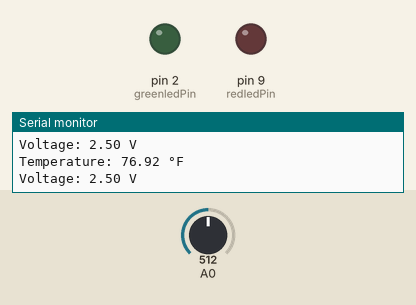
Bench run of a program on a simulated Arduino Uno, built with avr-gcc and run on an emulated ATmega328P. On the bench: output pins drawn as LEDs (lit = HIGH), the last lines printed to the serial monitor. Inputs (shaded band) come from the test bench; at power-on: A0 = 512.

Above: at 1.8 s.
1.9 s: A0 set to 442
3.4 s: A0 set to 418
At 5.1 s:
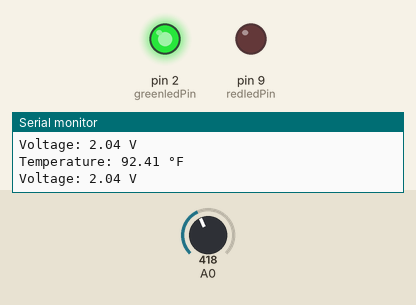
5.5 s: A0 set to 23
7.2 s: A0 set to 19
At 8.4 s:
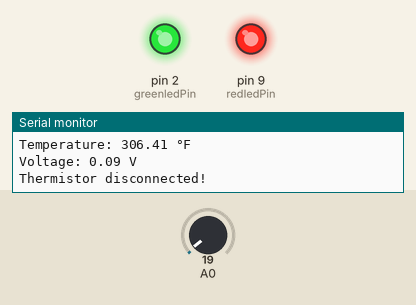
Timing chart, 0 to 10.2 s (numbered marks = the images above; inputs shaded):
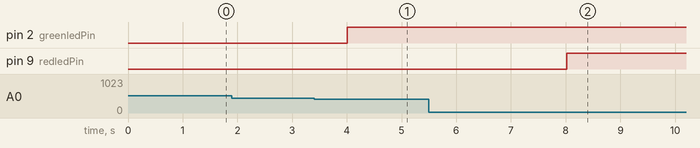

Measured:
- the behaviour switches between 433 and 432 on A0 (found by bisection; images 0 and 1)
- the behaviour switches between 21 and 20 on A0 (found by bisection; images 1 and 2)
- after the input at 3.4 s, pin 2 (greenledPin): LOW → HIGH after 0.61 s
- after the input at 7.2 s, pin 9 (redledPin): LOW → HIGH after 0.82 s

The program:

main.cpp
```cpp
#include <arduino.h>
#include <math.h>

//A0 setup
int analogValue = analogRead(A0);

//pin setup
const int greenledPin = 2;
const int redledPin = 9;          // LED output

//calculating voltage via A0
float voltage = analogValue * (5.0 / 1023.0);

// --- Constants ---
const float R_FIXED = 10000.0; // 10k resistor
const float BETA = 3950.0;     // Beta value of thermistor
const float T0 = 298.15;       // 25°C in Kelvin
const float R0 = 10000.0;      // Resistance at 25°C

// --- Temperature threshold (in °F) ---
const float THRESHOLD_F = 90.0;  // LED turns on above 86°F (~30°C)

void setup() {
  Serial.begin(9600);
  pinMode(greenledPin, OUTPUT);
  pinMode(redledPin, OUTPUT);
  Serial.println("THIS IS A TEST.`");
}

void loop() {
  int analogValue = analogRead(A0);
  float voltage = analogValue * (5.0 / 1023.0);

  // Calculate thermistor resistance
  float R_therm = R_FIXED * (voltage / (5.0 - voltage));


  // Convert resistance to temperature (Kelvin → Celsius → Fahrenheit)
  float tempK = 1.0 / (1.0/T0 + (1.0/BETA) * log(R_therm / R0));
  float tempC = tempK - 273.15;
  float tempF = (tempC * 9.0 / 5.0) + 32.0;

  // Print temperature
  Serial.print("Temperature: ");
  Serial.print(tempF);
  Serial.println(" °F");

  // Print temperature
  Serial.print("Voltage: ");
  Serial.print(voltage);
  Serial.println(" V");

// If voltage is nearly 0V or 5V, assume sensor is disconnected
  if (voltage < 0.1 || voltage > 4.9) {
    Serial.println("Thermistor disconnected!");
    digitalWrite(redledPin, HIGH);   // alert LED
    delay(5000);
    digitalWrite(redledPin, LOW);
  }

  // --- LED control ---
  if (tempF > THRESHOLD_F) {
    digitalWrite(greenledPin, HIGH);  // Turn LED on
  } else {
    digitalWrite(greenledPin, LOW);   // Turn LED off
  }

  delay(1000);  // update every 1 second

  /*
  if (sensorValue < 10) { //if the A0 value is basically 0, turn on the red LED
    digitalWrite(redledPin, HIGH);
  } else {
    digitalWrite(redledPin, LOW);
  }
  */

}
```
